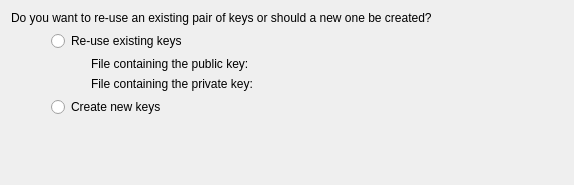
<?xml version="1.0" encoding="UTF-8"?>
<ui version="4.0">
 <class>Madde::Internal::MaemoDeviceConfigWizardReuseKeysCheckPage</class>
 <widget class="QWizardPage" name="Madde::Internal::MaemoDeviceConfigWizardReuseKeysCheckPage">
  <property name="geometry">
   <rect>
    <x>0</x>
    <y>0</y>
    <width>574</width>
    <height>185</height>
   </rect>
  </property>
  <property name="windowTitle">
   <string>WizardPage</string>
  </property>
  <layout class="QVBoxLayout" name="verticalLayout_2">
   <item>
    <widget class="QLabel" name="questionLabel">
     <property name="text">
      <string>Do you want to re-use an existing pair of keys or should a new one be created?</string>
     </property>
     <property name="wordWrap">
      <bool>true</bool>
     </property>
    </widget>
   </item>
   <item>
    <layout class="QHBoxLayout" name="horizontalLayout_2">
     <item>
      <spacer name="horizontalSpacer_2">
       <property name="orientation">
        <enum>Qt::Horizontal</enum>
       </property>
       <property name="sizeType">
        <enum>QSizePolicy::Fixed</enum>
       </property>
       <property name="sizeHint" stdset="0">
        <size>
         <width>40</width>
         <height>20</height>
        </size>
       </property>
      </spacer>
     </item>
     <item>
      <layout class="QVBoxLayout" name="verticalLayout">
       <item>
        <widget class="QRadioButton" name="reuseButton">
         <property name="text">
          <string>Re-use existing keys</string>
         </property>
        </widget>
       </item>
       <item>
        <layout class="QHBoxLayout" name="horizontalLayout">
         <item>
          <spacer name="horizontalSpacer">
           <property name="orientation">
            <enum>Qt::Horizontal</enum>
           </property>
           <property name="sizeType">
            <enum>QSizePolicy::Fixed</enum>
           </property>
           <property name="sizeHint" stdset="0">
            <size>
             <width>40</width>
             <height>20</height>
            </size>
           </property>
          </spacer>
         </item>
         <item>
          <layout class="QFormLayout" name="formLayout">
           <item row="0" column="0">
            <widget class="QLabel" name="publicKeyFilePathLabel">
             <property name="text">
              <string>File containing the public key:</string>
             </property>
            </widget>
           </item>
           <item row="1" column="0">
            <widget class="QLabel" name="privateKeyFilePathLabel">
             <property name="text">
              <string>File containing the private key:</string>
             </property>
            </widget>
           </item>
           <item row="0" column="1">
            <widget class="Utils::PathChooser" name="publicKeyFilePathChooser" native="true"/>
           </item>
           <item row="1" column="1">
            <widget class="Utils::PathChooser" name="privateKeyFilePathChooser" native="true"/>
           </item>
          </layout>
         </item>
        </layout>
       </item>
       <item>
        <widget class="QRadioButton" name="dontReuseButton">
         <property name="text">
          <string>Create new keys</string>
         </property>
        </widget>
       </item>
      </layout>
     </item>
    </layout>
   </item>
   <item>
    <spacer name="verticalSpacer">
     <property name="orientation">
      <enum>Qt::Vertical</enum>
     </property>
     <property name="sizeHint" stdset="0">
      <size>
       <width>20</width>
       <height>40</height>
      </size>
     </property>
    </spacer>
   </item>
  </layout>
 </widget>
 <customwidgets>
  <customwidget>
   <class>Utils::PathChooser</class>
   <extends>QWidget</extends>
   <header location="global">utils/pathchooser.h</header>
   <container>1</container>
   <slots>
    <signal>editingFinished()</signal>
    <signal>browsingFinished()</signal>
   </slots>
  </customwidget>
 </customwidgets>
 <resources/>
 <connections/>
</ui>
